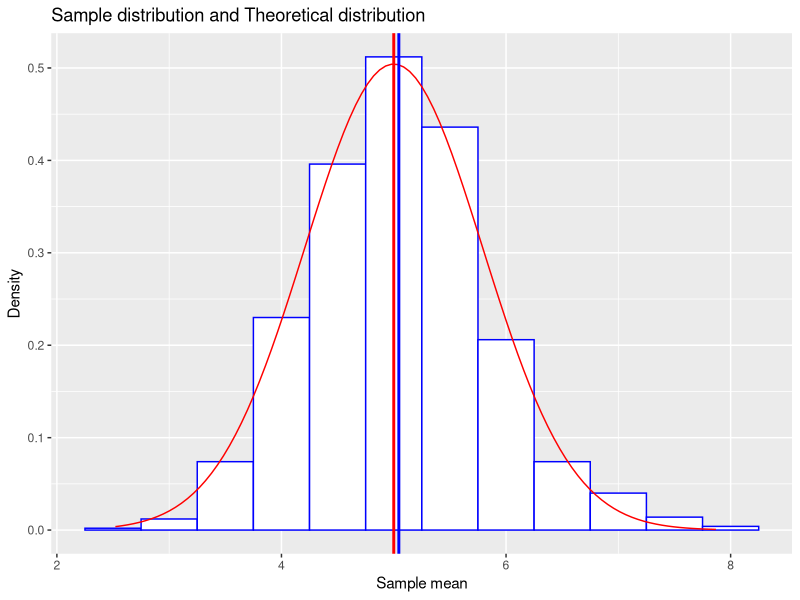

This chart was generated by the following R code:
## ---- chunk 1
library(ggplot2)
# set seed for reproducability
set.seed(333)
# set lambda to 0.2
lambda <- 0.2
# 40 samples
n <- 40
# 1000 simulations
n.sim <- 1000
# simulate
sim_sample <- matrix(rexp(n*n.sim, rate = lambda), nrow = n.sim, ncol = n)
# calculate mean of exponentials
sim_samp_mean <- apply(sim_sample, 1, mean)
mean(sim_samp_mean)
## ---- chunk 2
# Theoritical mean
theo_mean <- 1/lambda
theo_mean
## ---- chunk 3
var(sim_samp_mean)
## ---- chunk 4
theo_var <- (1 / lambda ^ 2) / n
theo_var
## ---- chunk 5
data <- as.data.frame(sim_samp_mean)
ggplot(data, aes(x = sim_samp_mean)) + 
  geom_histogram(binwidth = 0.5, color = 'blue', fill = 'white', aes(y = ..density..)) +
  stat_function( fun = dnorm, color = 'red', 
                args = list(mean = 5, sd = sqrt(0.626))) +
  xlab('Sample mean') +
  ylab('Density') +
  ggtitle('Sample distribution and Theoretical distribution')+
  geom_vline(xintercept = c(mean(sim_samp_mean), 5), size = c(1,1), 
               colour = c("blue", "red"))

